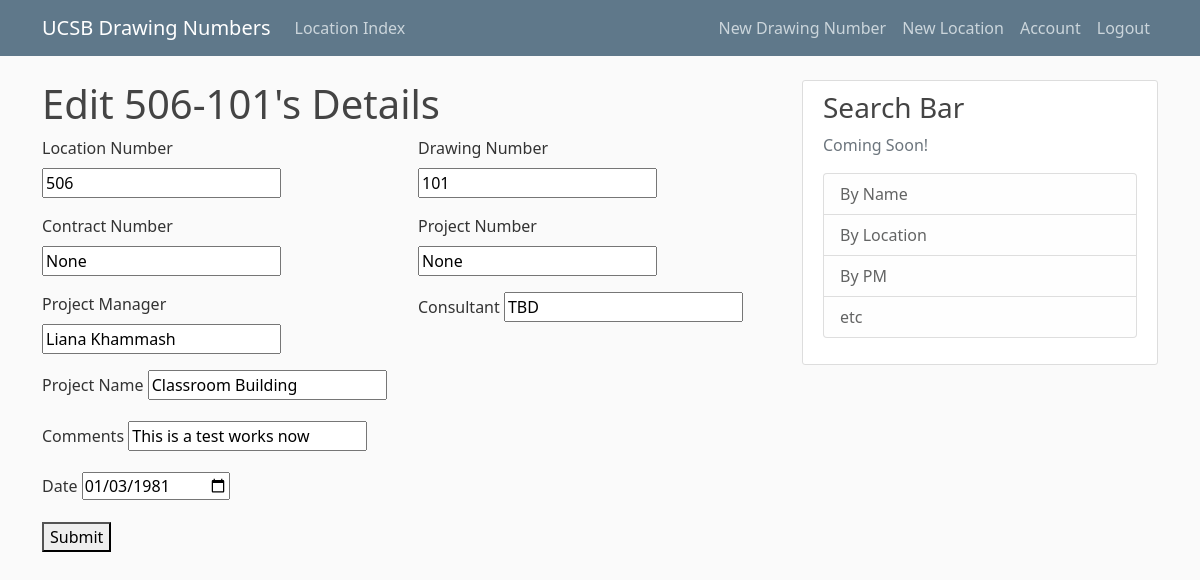
The page /3/edit/ (signed in) on the database as committed earlier.
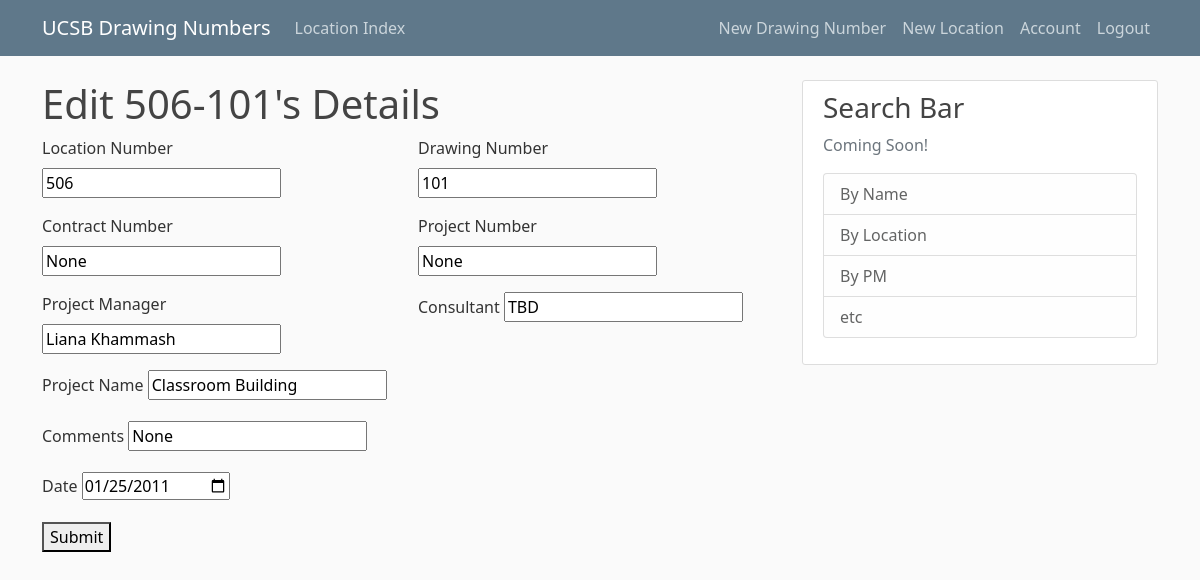
The same page on the database as committed later.
### flaskdraw/models.py (models this page shows, shortened)
class Drawfile(db.Model):
    id = db.Column(db.Integer, primary_key=True)
    locnum = db.Column(db.Integer, db.ForeignKey("drawloc.locnum"), nullable=False)
    drawnum = db.Column(db.Integer, nullable=False)
    contractnum = db.Column(db.String(50), nullable=True)
    projectnum = db.Column(db.String(10), nullable=True)
    projectmngr = db.Column(db.String(100), nullable=True)
    mainconsult = db.Column(db.String(100), nullable=True)
    title = db.Column(db.Text, nullable=False)
    comments = db.Column(db.Text, nullable=True)
    date = db.Column(db.Date)

### flaskdraw/routes.py (the view, shortened to what this page needs)
@app.route("/<int:project_id>/edit/", methods=("GET", "POST"))
@login_required  # login required for this page
def edit(project_id):
    project = Drawfile.query.get_or_404(project_id)
    return render_template("edit.html", project=project)

### flaskdraw/models.py (called while the page is built)
@login_manager.user_loader
def load_user(user_id):
    return User.query.get(int(user_id))

### flaskdraw/templates/edit.html (shortened to what this page needs)
{% extends 'base.html' %}
{% block content %}
<h1>
    Edit {{ project.locnum }}-{{ project.drawnum }}'s Details
</h1>
<form method="post" class="row g-3">
    <div class="col-md-6">
            <label class="form-label" for="locnum">Location Number</label>
            <input type="number" name="locnum"
                    value="{{ project.locnum }}"
                    >
    </div>
    <div class="col-md-6">
            <label class="form-label" for="drawnum">Drawing Number</label>
            <input type="number" name="drawnum"
                    value="{{ project.drawnum }}"
                    >
    </div>
    <div class="col-md-6">
            <label class="form-label" for="contractnum">Contract Number</label>
            <input type="text" name="contractnum"
                    value="{{ project.contractnum }}"
                    >
    </div>
    <div class="col-md-6">
            <label class="form-label" for="projectnum">Project Number</label>
            <input type="text" name="projectnum"
                    value="{{ project.projectnum }}"
                    >
    </div>
    <div class="col-md-6">
            <label class="form-label" for="projectmngr">Project Manager</label>
            <input type="text" name="projectmngr"
                    value="{{ project.projectmngr }}"
                    >
    </div>
    <div class="col-md-6">
            <label class="form-label" for="mainconsult">Consultant</label>
            <input type="text" name="mainconsult"
                    value="{{ project.mainconsult }}"
                    >
    </div>
    <div class="col-12">
            <label class="form-label" for="title">Project Name</label>
            <input type="text" name="title"
                    value="{{ project.title }}"
                    >
    </div>
    <div class="col-12">
        <label class="form-label" for="comments">Comments</label>
        <input type="textarea" name="comments"
            value="{{ project.comments }}"
            >
    </div>
    <div class="col-12">
        <label class="form-label" for="daterecorded">Date</label>
        <input type="date" name="daterecorded"
            value="{{ project.date }}"
            >
    </div>
    <div class="col-12">
            <button type="submit">Submit</button>
    </div>
</form>
{% endblock content %}

Rows that differ between the two databases and show on the page:
changed Drawfile "None": comments "This is a test works now" → "None"; daterecorded "01/03/1981" → "01/25/2011"
